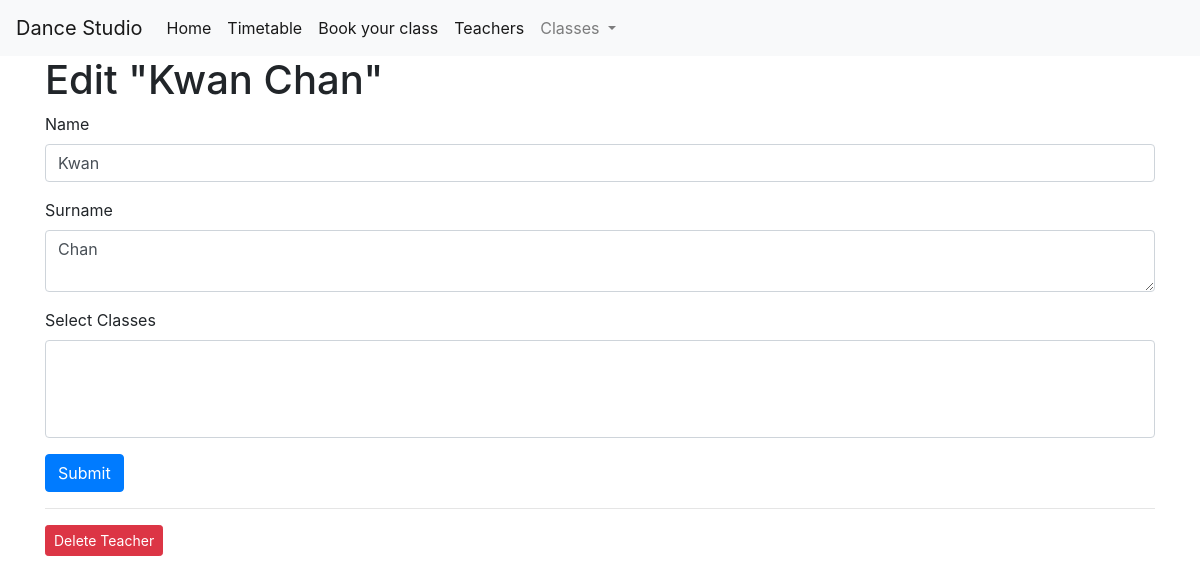
The app's page /teacher/11/edit, older data.
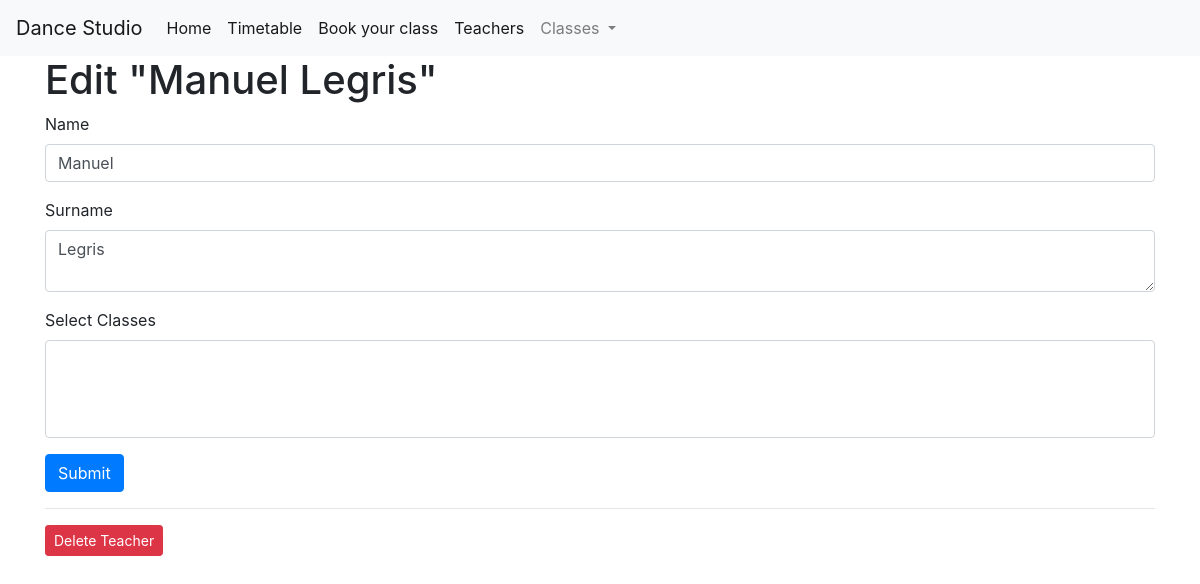
The same page, newer data.
### tables this page shows
CREATE TABLE teachers (
    teacher_id INTEGER PRIMARY KEY AUTOINCREMENT,
    name VARCHAR(50) NOT NULL,
    surname VARCHAR(50) NOT NULL
);

### app.py (the view, shortened to what this page needs)
@app.route('/teacher/<int:teacher_id>/edit', methods=('GET', 'POST'))
def edit_teacher(teacher_id):
    dance_classes = get_dance_classes_for_navbar()
    teacher = get_teacher(teacher_id)
    return render_template('edit_teacher.html', teacher=teacher, dance_classes=dance_classes)

### app.py (called while the page is built)
def get_db_connection():
    conn = sqlite3.connect('database.db')
    conn.row_factory = sqlite3.Row
    return conn

def get_teacher(teacher_id):
    conn = get_db_connection()
    teacher = conn.execute('SELECT * FROM teachers WHERE teacher_id = ?',
                           (teacher_id,)).fetchone()
    conn.close()
    if teacher is None:
        abort(404)
    return teacher

def get_dance_classes_for_navbar():
    conn = get_db_connection()
    dance_classes = conn.execute('SELECT * FROM dance_classes').fetchall()
    conn.close()
    return dance_classes

### templates/edit_teacher.html (shortened to what this page needs)
{% extends 'base.html' %}
{% block content %}
    <h1>{% block title %} Edit "{{ teacher['name'] ~ ' ' ~ teacher['surname'] }}" {% endblock %}</h1>
    <form method="post">
        <div class="form-group">
            <label for="name">Name</label>
            <input type="text" name="name" placeholder="Teacher's name"
                   class="form-control"
                   value="{{ request.form['name'] or teacher['name'] }}">
        </div>
        <div class="form-group">
            <label for="surname">Surname</label>
            <textarea name="surname" placeholder="Teacher's surname"
                      class="form-control">{{ request.form['surname'] or teacher['surname'] }}</textarea>
        </div>
        <div class="form-group">
            <label for="class_id">Select Classes</label>
            <select name="class_ids" multiple class="form-control">
            </select>
        </div>
        <div class="form-group">
            <button type="submit" class="btn btn-primary">Submit</button>
        </div>
    </form>
    <hr>
    <form action="{{ url_for('delete_teacher', teacher_id=teacher['teacher_id']) }}" method="POST">
        <input type="submit" value="Delete Teacher"
                class="btn btn-danger btn-sm"
                onclick="return confirm('Are you sure you want to delete this teacher?')">
    </form>
{% endblock %}

### templates/base.html (shortened to what this page needs)
<!doctype html>
<html lang="en">
  <head>
    <link rel="stylesheet" href="https://stackpath.bootstrapcdn.com/bootstrap/4.3.1/css/bootstrap.min.css">
  </head>
  <body>
    <nav class="navbar navbar-expand-md navbar-light bg-light">
        <a class="navbar-brand" href="{{ url_for('index')}}">Dance Studio</a>
        <div class="collapse navbar-collapse" id="navbarNav">
            <ul class="navbar-nav">
            <li class="nav-item active">
                <a class="nav-link" href="{{ url_for('index')}}">Home</a>
            </li>
            <li class="nav-item active">
                <a class="nav-link" href="#">Timetable</a>
            </li>
            <li class="nav-item active">
                <a class="nav-link" href="#">Book your class</a>
            </li>
            <li class="nav-item active">
                <a class="nav-link" href="{{url_for('teachers')}}">Teachers</a>
            </li>
            <li class="nav-item dropdown">
              <a class="nav-link dropdown-toggle" href="#" id="navbarDropdownS" role="button" data-toggle="dropdown" aria-haspopup="true" aria-expanded="false">
                Classes
              </a>
            </li>
            </ul>
        </div>
    </nav>
    <div class="container">
        {% block content %} {% endblock %}
    </div>
  </body>
</html>

Row changes from the older to the newer data that the page shows:
changed teachers: name+surname "Kwan Chan" → "Manuel Legris"; name "Kwan" → "Manuel"; surname "Chan" → "Legris"
